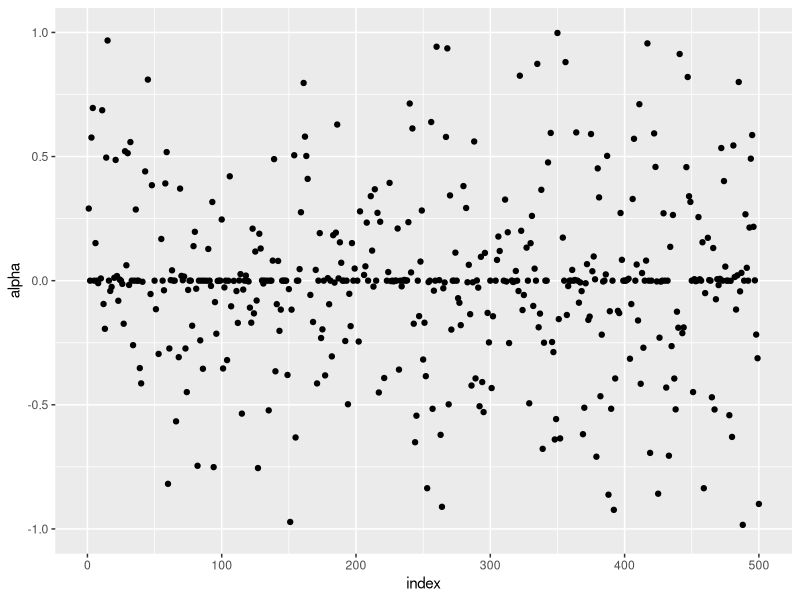
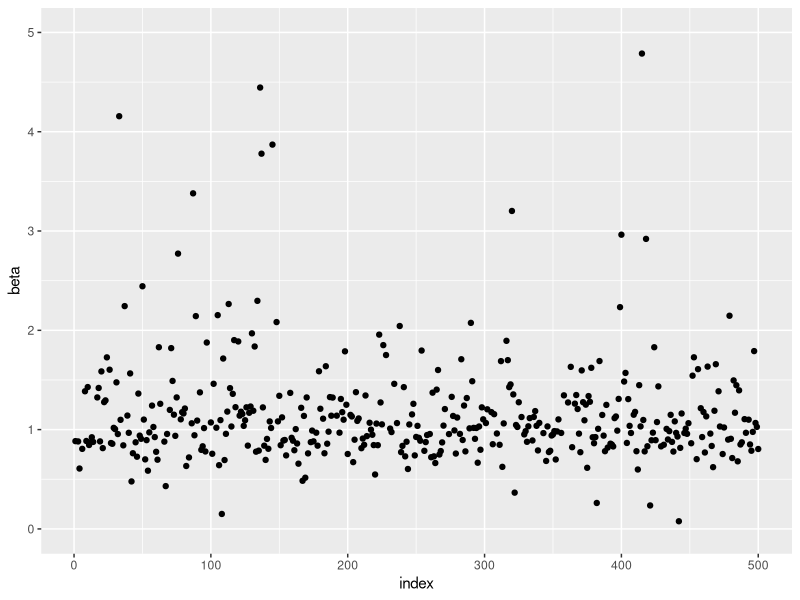
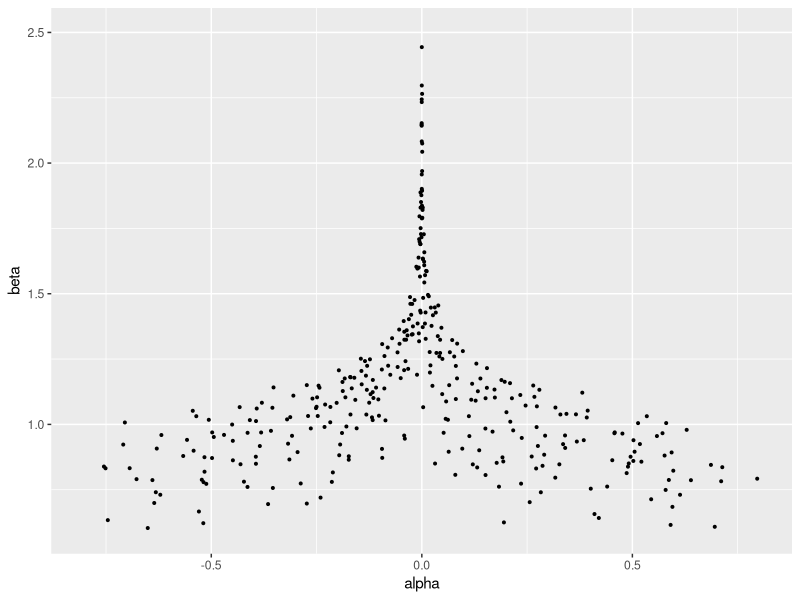

Source code (R) for these figures, in order: (Note: this script raises an error after producing the figures.)
## ---- chunk 1
knitr::opts_chunk$set(echo = TRUE)

library(tidyverse)

## ---- chunk 2
n <- 500                
x_icount <- 10        # How many x and y there is 
x_i <- 1:x_icount
# x_icount <- 10 - 3
# x_i <- c(1:3,rep(2,x_icount))
a_nul <- 0
beta_nul <- 1
gamma_nul <- 0
conff1b <- matrix(nrow=n, ncol=2)
conff1a <- matrix(nrow=n, ncol=2)
limits <- rep(0,n)
errors <- rep(0,n)
betahat <- rep(0,n)
ahat <- rep(0,n)
resulthypotese_ab <- rep(0,n)
bstar <- 1.1
crit = pchisq(0.05,df=2,lower.tail = FALSE)
beta <- function(b,c1 = 1,c2 = 0) {
  b ^ (c1 * x_i + c2)
}
for (ii in 1:n) {
  yi <- rnorm(x_icount, mean=0, sd=1)
  likelihood <- function(a,b) {
    1 / sqrt(2*pi)^x_icount * prod(exp (( a * b ^x_i -yi)^2)/2)
  }
  
  s <- function(b) {
    a <- sum(yi)/sum(beta(b,1,0))
    - sum( a^2 * beta(b,2,-1) * x_i)  +  sum(a * x_i * beta(b,1,-1) * yi)
  }
  
  i <- function(b) {
    a <- sum(yi)/sum(beta(b,1))
    ma <- sum(a ^ 2 * 2 * (x_i-1) * beta(b,2,-2) * x_i)-sum(a ^ 2 * x_i * (x_i-1) * beta(b,2,-2))
    ma^(-1)
  }
  
  intim <- function(b, funk1, funk2) {
    score <- funk1 
    fish <- funk2 
    bk <- b
    itt <-0
    itt1 <- 0
    itt2 <- 0 
    while(abs(score(bk) * fish(bk))>0.001) {
      itt<- itt + 1
      bk = bk + fish(bk) * score(bk)
      if (!is.finite(score(bk))==TRUE | !is.finite((fish(bk)))==TRUE) {
        cat("ERROR!", "\n")
        itt2 <- 1
        break
      }
      if (itt>5000) {
        cat("break", "\n")
        itt1 <- 1
        break(intim)
      }
    }
    c(bk,itt, itt1, itt2)
  }
  resultatintim <- intim(bstar, s, i)
  betahat[ii] <-  resultatintim[1] 
  ahat[ii] <- sum(yi)/sum(beta(betahat[ii],1,0))
  lmle <- likelihood(ahat[ii],betahat[ii])
  
  lognorm <- function(a,b) {
    -2*log(likelihood(a,b)/lmle)
  }
  
  resulthypotese_ab[ii] <- lognorm(a_nul, beta_nul)<=crit
  j11y <- 1 / (sum(beta(betahat[ii],2,0)))
  j22y <- 1 / (sum(ahat[ii] * (2 * x_i - 1) * beta(betahat[ii],2,-1) * x_i) 
               -sum(ahat[ii] * x_i *(x_i - 1)* beta(betahat[ii], 1, 0 ) * yi))
  conff1b[ii,1] <- betahat[ii] - 1.96 * sqrt(abs(j22y))
  conff1b[ii,2] <- betahat[ii] + 1.96 * sqrt(abs(j22y))
  conff1a[ii,1] <- ahat[ii] - 1.96 * sqrt(abs(j11y))
  conff1a[ii,2] <- ahat[ii] + 1.96 * sqrt(abs(j11y))
  limits[ii] <- resultatintim[3]
  errors[ii] <- resultatintim[4]
  cat("Iteration=", ii, "Limits=", sum(limits),  "Errors=",sum(errors) , "\n") 
}
cat("How many times did alpha0 end inside the confidence interval", "\n")
confresula <- which(conff1a[,1] < a_nul & conff1a[,2] > a_nul)
length(confresula)
cat("How many times did beta0 end inside the confidence interval", "\n")
confresulb <- which(conff1b[,1] < beta_nul & conff1b[,2] > beta_nul)
length(confresulb)
cat("How many was m2lognorm less or equal to the critical values", "\n")
sum(resulthypotese_ab)
## ---- chunk 3
ahat_plot <- data.frame(x=1:n, y= ahat)
betahat_plot <- data.frame(x=1:n, y= betahat)
ahat_betahat <- data.frame(x= ahat, y=betahat)
ggplot(ahat_plot, aes(x,y)) +
  geom_point() + 
  scale_y_continuous(limits=c(-1,1)) + 
  labs(x = "index", y= "alpha")
ggplot(betahat_plot, aes(x,y)) +
  geom_point() +
  scale_y_continuous(limits=c(0,5)) +
  labs(x = "index", y= "beta")
ggplot(ahat_betahat, aes(x,y)) +
  geom_point(size = 0.7) + 
  scale_y_continuous(limits=c(0.6,2.5)) +
  scale_x_continuous(limits=c(-0.8,0.8)) + 
  labs(x = "alpha", y= "beta")
## ---- chunk 4
x_icount <- 20
n <- 1
x_i <- 1:x_icount
beta_nul <- 1
p_waldtest_g <- rep(0,n)
conff1g <- matrix(nrow=n, ncol=2)
limits <- rep(0,n)
errors <- rep(0,n)
betahat <- rep(0,n)
ahat <- rep(0,n)
gammahat <- rep(0,n)
resulthypotese <- rep(0,n)
bstar <- 1.1
crit = pchisq(0.05,df=3,lower.tail = FALSE)
beta <- function(b,c1 = 1,c2 = 0) {
  b ^ (c1 * x_i + c2)
}

yi <- c(-0.8, 1.15, 1.82, 2.89, 1.43, 0.59, 1.09, 3.00, 2.81, 3.02, 2.39, 3.50, 3.06, 2.41, 2.81, 3.95, 4.19, 5.94, 7.06, 4.55)
likelihood <- function(a,b,g) {
  1 / sqrt(2*pi)^x_icount * prod(exp (( a * b ^x_i -yi + g)^2)/2)
  }
  
  s <- function(b) {
    a_s <- sum(beta(b))
    b_s <- (sum(beta(b))) / n * sum(beta(b)) 
    c_s <- (sum(beta(b))) / n * sum(yi)
    d_s <- sum(yi*beta(b))
    sahat <- (c_s-d_s)/(b_s-a_s)
    gamma <- 1 / n * sum(sahat*beta(b)-yi) 
    - sum((sahat * beta(b) + gamma - yi ) * beta(b,1,-1) * x_i* sahat)
  }
  
  i <- function(b) {
    a_s <- sum(beta(b))
    b_s <- (sum(beta(b))) / n * sum(beta(b)) 
    c_s <- (sum(beta(b))) / n * sum(yi)
    d_s <- sum(yi*beta(b))
    sahat <- (c_s-d_s)/(b_s-a_s)
    gamma <- 1 / n * sum(sahat*beta(b))- sum(yi) 
    imi <- sum(x_i * sahat * beta(b,1,-2) * ((2*x_i-1) * sahat *beta(b) + 
              gamma * (x_i-1) - ((sahat * beta(b) + gamma)) *(x_i -1)  ))
    imi^-1
  }
  
  intim <- function(b, funk1, funk2) {
    score <- funk1 
    fish <- funk2 
    bk <- b
    itt <-0
    itt1 <- 0
    itt2 <- 0 
    while(abs(score(bk) * fish(bk))>0.001) {
      itt<- itt + 1
      bk = bk + fish(bk) * score(bk)
      if (!is.finite(score(bk))==TRUE | !is.finite((fish(bk)))==TRUE) {
        cat("ERROR!", "\n")
        itt2 <- 1
        break
      }
      if (itt>5000) {
        cat("break", "\n")
        itt1 <- 1
        break(intim)
      }
    }
    c(bk,itt, itt1, itt2)
  }
  resultatintim <- intim(bstar, s, i)
  betahat <-  resultatintim[1] 
  ahat_s <- sum(beta(betahat))
  bhat_s <- (sum(beta(betahat))) / n * sum(beta(betahat)) 
  chat_s <- (sum(beta(betahat))) / n * sum(yi)
  dhat_s <- sum(yi*beta(betahat))
  ahat <- (chat_s-dhat_s)/(bhat_s-ahat_s)
  gammahat <- 1 / n * sum(ahat*beta(betahat))- sum(yi)
  lmle <- likelihood(ahat,betahat, gammahat)
  lognorm <- function(a,b,g) {
    -2*log(likelihood(a,b,g)/lmle)
  }
  
  resulthypotese <- lognorm(ahat, betahat, gamma_nul)<=crit 
  j33y <- 1 / x_icount
  waldtestg <- (gammahat-gamma_nul)^2/ j33y
  p_waldtest_g <- 2*pnorm(abs(waldtestg), lower.tail = FALSE)
  
  conff1g <- gammahat - 1.96 * sqrt(abs(j33y))
  conff1g <- gammahat + 1.96 * sqrt(abs(j33y))
  limits <- resultatintim[3]
  errors <- resultatintim[4]
  cat("Iteration=", ii, "Limits=", sum(limits),  "Errors=",sum(errors) , "\n") 
cat("Was gamma0 inside the confidence interval", "\n")
confresulg <- which(conff1g[,1] < gamma_nul & conff1g[,2] > gamma_nul) 
length(confresulg)
cat("Did gamma0 pass the waldtest?", "\n")
p_waldtest_g>=0.05
cat("Was n2lognorm less than the critical value?", "\n")
sum(resulthypotese)
Param_NR <- c(ahat*betahat^x_i+gammahat)
likelihood_v <- function(abg) {
      1 / sqrt(2*pi)^x_icount * prod(exp((( abg[1] * abg[2]^x_i +abg[3] ) -yi)^2)/2)
  }
param_optim <- optim(c(0,1,0), likelihood_v)


## ---- chunk 5

## ---- chunk 6
